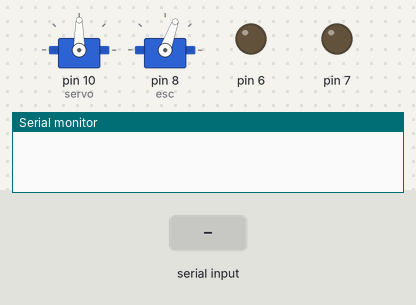
Bench run of a sketch on a simulated Arduino Uno, built with avr-gcc and run on an emulated ATmega328P. Shown: 2 × servo, output pins drawn as LEDs (lit = HIGH), the last lines printed to the serial monitor. The inputs (shaded band) are chosen by the test bench.

Above: at 2.2 s.
2.3 s: "s,45\n" received over Serial
At 2.8 s:
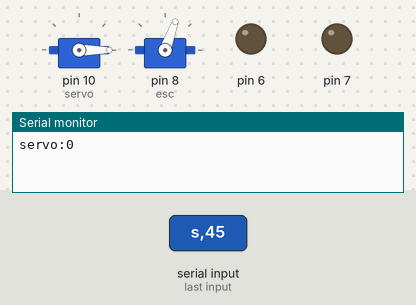
3.8 s: "e90\n" received over Serial
At 4.8 s:
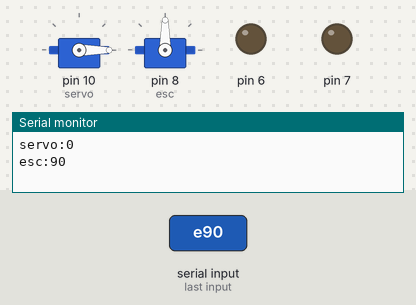
5.3 s: "s90\n" received over Serial
At 5.9 s:
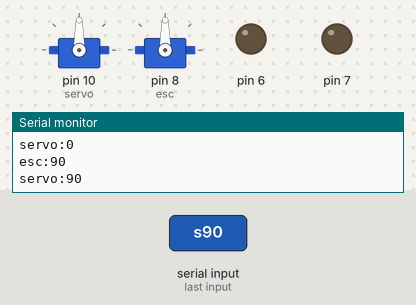
6.8 s: "e,45\n" received over Serial
At 7.5 s:
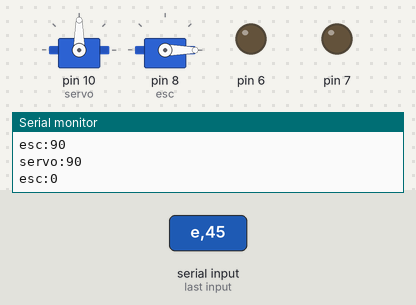
8.3 s: "s" received over Serial
At 9.5 s:
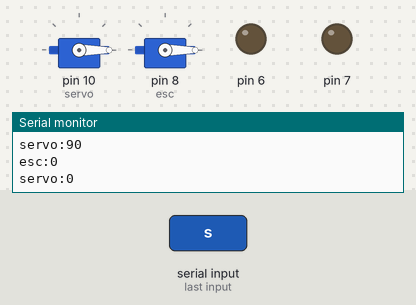
Timing chart, 0 to 10.8 s (numbered marks = the images above; inputs shaded):
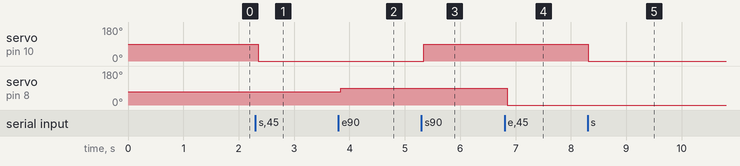

The sketch:

rc.ino
```cpp
#include <Servo.h>

Servo servo;
Servo esc;

void setup() {
  // put your setup code here, to run once:
  Serial.begin(9600);
  pinMode(7,OUTPUT);
  pinMode(6,OUTPUT);
  servo.attach(10);
  esc.attach(8);
  esc.write(70);
  delay(1000);
}

String readSerial()
{
   String str = "";
   char ch;
    while( Serial.available() > 0 )
    {
      ch = Serial.read();
      str.concat(ch);
      delay(10);
    }
    return str;
}
void loop() {

  String a=readSerial();
  int l=a.length();
  char c=a.charAt(0);
  String n=a.substring(1,l);
  int d=n.toInt();
  if (c=='s'){
    Serial.print("servo:");
    Serial.println(d);
    servo.write(d);
  }
  else if (c=='e'){
    Serial.print("esc:");
    Serial.println(d);
    esc.write(d);
  }
  else if (c=='l'){
    if (d==1){
      Serial.println("light on");
      digitalWrite(7,HIGH);
      digitalWrite(6,HIGH);
    }
    else if (d==2){
      Serial.println("light off");
      digitalWrite(7,LOW);
      digitalWrite(6,LOW);
    }
  }
  else if (c=='x'){
      digitalWrite(7,LOW);
      digitalWrite(6,LOW);
      servo.write(90);
      esc.write(70);
      Serial.println("STOP");
      Serial.end();

  }
  delay(1);

}
```

Measured:
- after the input at 2.3 s, servo on pin 10 (servo): 90° → 0° after 0.05 s
- after the input at 3.8 s, servo on pin 8 (esc): 70° → 90° at once
- after the input at 5.3 s, servo on pin 10 (servo): 0° → 90° at once
- after the input at 6.8 s, servo on pin 8 (esc): 90° → 0° after 0.05 s
- after the input at 8.3 s, servo on pin 10 (servo): 90° → 0° at once
